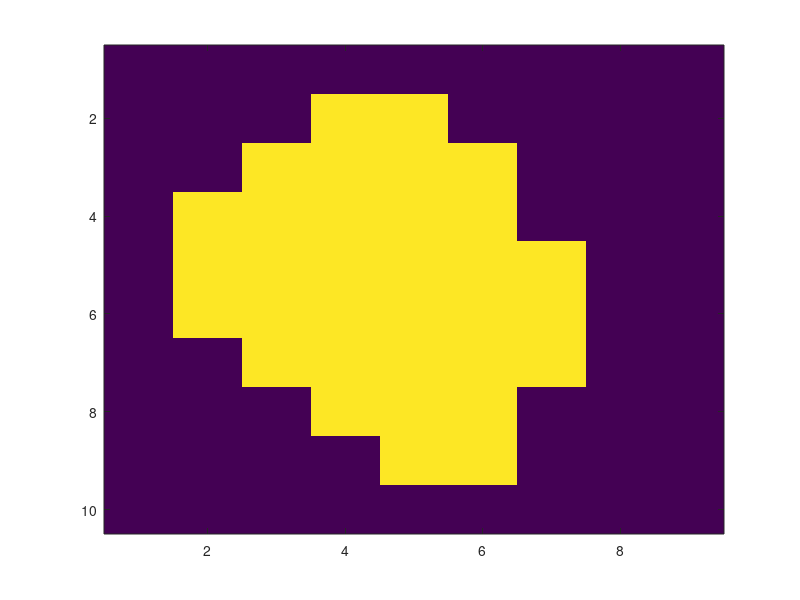

Source code (MATLAB): (Note: this script raises an error after producing the figure.)
BW = [0,0,0,0,0,0,0,0,0;0,0,0,1,1,0,0,0,0;0,0,1,1,1,1,0,0,0;0,1,1,1,1,1,0,0,0;0,1,1,1,1,1,1,0,0;0,1,1,1,1,1,1,0,0;0,0,1,1,1,1,1,0,0;0,0,0,1,1,1,0,0,0;0,0,0,0,1,1,0,0,0;0,0,0,0,0,0,0,0,0];
figure(1)
imagesc(BW);
imagegrid(gca, size(BW));
impixelinfo
colormap(hot);
s=size(BW);
b=bwtraceboundary(BW, [2 4], 'N', 8)
hold on;
plot(b(:,2),b(:,1),'g','LineWidth',2);
fchcode(b, 8, 'N')